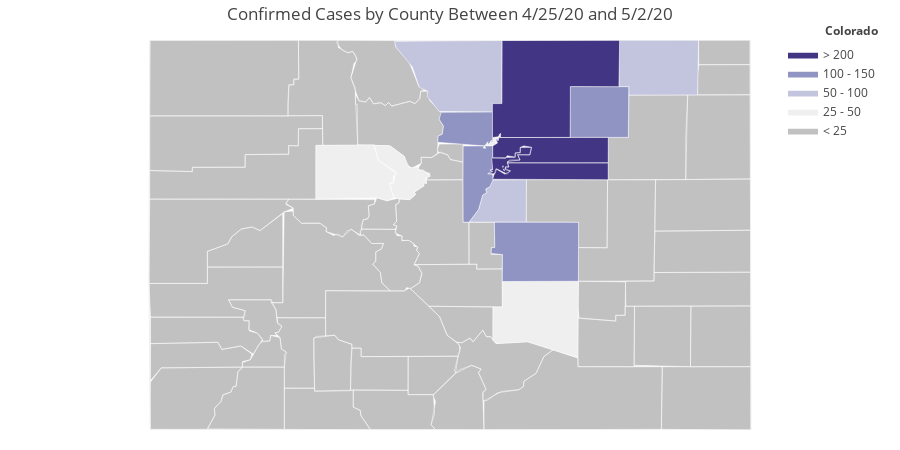

This figure's notebook cell:
### Code cell
values = period_cases

colorscale = [
    'rgb(193, 193, 193)',
    'rgb(239,239,239)',
    'rgb(195, 196, 222)',
    'rgb(144,148,194)',
    'rgb(101,104,168)',
    'rgb(65, 53, 132)'
]

fig = ff.create_choropleth(
    fips=fips, values = values, scope=['CO'],
    colorscale=colorscale,
    #binning_endpoints = list(range(min(values+1), max(values), round((max(values)-min(values))/4))),
    binning_endpoints = [25,50,100,150,200],
    county_outline={'color': 'rgb(255,255,255)', 'width': 0.5}, round_legend_values=True,
    legend_title=f'Colorado', title= f'Confirmed Cases by County Between {old_date} and {date}',
    show_hover=True, centroid_marker={'opacity': 0}
)

fig.layout.template = None
fig.show()

### Figure 1 — Plotly figure (JSON) as saved in the notebook; plotly's stock layout.template omitted (floating-point values rounded to 4 significant figures; data arrays with more than 128 entries replaced by an {"elided": "..."} marker saying what was removed)
{"data": [{"fill": "toself", "fillcolor": "rgb(193, 193, 193)", "hoverinfo": "none", "line": {"color": "rgb(255,255,255)", "width": 0.5}, "mode": "lines", "name": "< 25", "type": "scatter", "x": {"elided": "694 float values"}, "y": {"elided": "694 float values"}}, {"fill": "toself", "fillcolor": "rgb(239,239,239)", "hoverinfo": "none", "line": {"color": "rgb(255,255,255)", "width": 0.5}, "mode": "lines", "name": "25 - 50", "type": "scatter", "x": [-105.1, -105.1, -105.1, -105.1, -105.1, null, -105.2, -105.1, -105.1, -105.1, -105.1, -105.1, -105.1, -105.1, -105.1, -105.1, -105.0, -105.0, -105.0, -105.0, -105.0, -105.1, -105.1, -105.2, null, -107.1, -107.1, -106.4, -106.4, -106.2, -106.2, -106.2, -106.3, -106.2, -106.3, -106.4, -107.1, -107.1, null, -105.1, -105.0, -104.9, -104.9, -104.1, -104.1, -104.6, -105.0, -105.0, -105.1, null, -106.4, -106.2, -106.1, -106.0, -105.9, -105.9, -105.9, -105.8, -105.8, -105.8, -105.9, -105.9, -106.0, -106.0, -106.0, -106.2, -106.3, -106.2, -106.2, -106.4, -106.4, null], "y": [39.96, 39.96, 39.96, 39.96, 39.96, null, 39.91, 39.95, 39.96, 39.95, 39.95, 39.93, 39.93, 39.94, 39.96, 40.0, 40.01, 40.04, 39.97, 39.98, 39.92, 39.91, 39.89, 39.91, null, 39.57, 39.92, 39.92, 39.77, 39.63, 39.59, 39.53, 39.53, 39.38, 39.35, 39.38, 39.37, 39.57, null, 38.11, 38.26, 38.26, 38.52, 38.52, 37.73, 37.9, 37.88, 37.92, 38.11, null, 39.92, 39.91, 39.81, 39.69, 39.7, 39.66, 39.67, 39.6, 39.57, 39.53, 39.53, 39.5, 39.44, 39.41, 39.36, 39.38, 39.53, 39.53, 39.64, 39.77, 39.92, null]}, {"fill": "toself", "fillcolor": "rgb(195, 196, 222)", "hoverinfo": "none", "line": {"color": "rgb(255,255,255)", "width": 0.5}, "mode": "lines", "name": "50 - 100", "type": "scatter", "x": [-105.3, -105.2, -105.2, -105.1, -105.1, -105.1, -105.1, -104.7, -104.7, -105.3, null, -106.2, -104.9, -104.9, -105.1, -105.1, -105.7, -105.8, -105.8, -105.9, -106.0, -106.2, -106.2, null, -103.6, -103.6, -102.7, -102.7, -103.5, -103.5, -103.6, -103.6, null], "y": [39.13, 39.26, 39.41, 39.43, 39.47, 39.49, 39.56, 39.57, 39.13, 39.13, null, 40.99, 41.0, 40.35, 40.35, 40.26, 40.27, 40.42, 40.47, 40.52, 40.73, 40.93, 40.99, null, 40.56, 41.0, 41.0, 40.44, 40.44, 40.52, 40.52, 40.56, null]}, {"fill": "toself", "fillcolor": "rgb(144,148,194)", "hoverinfo": "none", "line": {"color": "rgb(255,255,255)", "width": 0.5}, "mode": "lines", "name": "100 - 150", "type": "scatter", "x": [-105.1, -105.1, -105.1, -105.1, -105.1, null, -105.7, -105.7, -105.6, -105.6, -105.7, -105.7, -105.1, -105.1, -105.1, -105.1, -105.1, -105.7, null, -105.1, -105.1, -105.0, -105.0, -104.1, -104.1, -104.9, -104.9, -105.1, null, -105.1, -105.1, -105.1, -105.1, null, -105.1, -105.1, -105.1, -105.1, -105.1, null, -105.1, -105.1, -105.1, -105.1, -105.1, null, -105.1, -105.1, -105.1, -105.1, -105.1, null, -105.4, -105.4, -105.1, -105.2, -105.1, -105.1, -105.1, -105.1, -105.1, -105.1, -105.1, -105.1, -105.0, -105.1, -105.1, -105.1, -105.2, -105.2, -105.3, -105.4, -105.4, null, -104.2, -104.1, -103.5, -103.5, -104.2, -104.2, null], "y": [39.96, 39.97, 39.97, 39.96, 39.96, null, 39.95, 40.02, 40.03, 40.12, 40.19, 40.26, 40.26, 39.98, 39.93, 39.96, 39.91, 39.95, null, 38.81, 38.87, 38.87, 39.13, 39.13, 38.52, 38.52, 38.8, 38.81, null, 39.63, 39.63, 39.62, 39.63, null, 39.64, 39.64, 39.63, 39.63, 39.64, null, 39.65, 39.65, 39.65, 39.65, 39.65, null, 39.64, 39.64, 39.63, 39.63, 39.64, null, 39.58, 39.91, 39.91, 39.89, 39.89, 39.91, 39.91, 39.67, 39.67, 39.65, 39.63, 39.62, 39.57, 39.49, 39.47, 39.43, 39.41, 39.26, 39.13, 39.13, 39.58, null, 40.35, 40.52, 40.52, 40.0, 40.0, 40.35, null]}, {"fill": "toself", "fillcolor": "rgb(101,104,168)", "hoverinfo": "none", "line": {"color": "rgb(255,255,255)", "width": 0.5}, "mode": "lines", "name": "150 - 200", "type": "scatter", "x": [], "y": []}, {"fill": "toself", "fillcolor": "rgb(65, 53, 132)", "hoverinfo": "none", "line": {"color": "rgb(255,255,255)", "width": 0.5}, "mode": "lines", "name": "> 200", "type": "scatter", "x": [-105.1, -105.1, -105.0, -105.0, -105.0, -105.0, -105.0, -105.0, -103.7, -103.7, -104.9, -104.9, -104.7, -104.8, -104.6, -104.6, -104.7, -104.7, -104.7, -104.8, -104.8, -104.9, -104.9, -105.1, -105.1, null, -104.9, -104.9, -104.9, -104.9, null, -104.9, -104.9, -104.9, -104.9, -104.9, null, -104.9, -104.9, -104.9, -104.9, -104.9, null, -104.9, -104.9, -104.9, -104.9, -104.9, null, -104.9, -104.9, -104.9, -104.9, -104.9, null, -104.9, -104.9, -104.9, -104.9, -104.9, null, -105.1, -105.0, -104.9, -104.8, -104.9, -104.9, -104.9, -104.9, -103.7, -103.7, -105.1, null, -104.9, -104.9, -104.9, -104.9, -104.9, null, -105.1, -105.1, -105.1, -105.1, -105.1, -104.8, -104.8, -104.7, -104.7, -104.6, -104.6, -104.8, -104.7, -104.9, -104.9, -104.9, -104.9, -104.8, -104.9, -105.0, -105.0, -105.1, null, -105.0, -105.0, -105.0, -105.0, -105.0, null, -105.1, -104.9, -104.9, -103.6, -103.6, -104.1, -104.2, -105.0, -105.0, -105.0, -105.1, -105.1, null], "y": [39.86, 39.91, 39.94, 39.98, 39.98, 39.97, 39.97, 40.0, 40.0, 39.74, 39.74, 39.77, 39.77, 39.82, 39.82, 39.9, 39.91, 39.9, 39.85, 39.84, 39.8, 39.81, 39.78, 39.79, 39.86, null, 39.69, 39.68, 39.69, 39.69, null, 39.63, 39.63, 39.62, 39.62, 39.63, null, 39.68, 39.68, 39.68, 39.68, 39.68, null, 39.67, 39.67, 39.66, 39.66, 39.67, null, 39.67, 39.67, 39.67, 39.67, 39.67, null, 39.7, 39.71, 39.7, 39.69, 39.7, null, 39.57, 39.68, 39.62, 39.66, 39.67, 39.7, 39.7, 39.74, 39.74, 39.57, 39.57, null, 39.7, 39.7, 39.7, 39.7, 39.7, null, 39.63, 39.65, 39.66, 39.67, 39.79, 39.8, 39.84, 39.85, 39.9, 39.9, 39.82, 39.82, 39.77, 39.75, 39.7, 39.7, 39.68, 39.66, 39.62, 39.68, 39.63, 39.63, null, 40.03, 40.03, 40.03, 40.03, 40.03, null, 40.35, 40.35, 41.0, 41.0, 40.52, 40.52, 40.0, 40.0, 40.04, 40.01, 40.0, 40.35, null]}, {"hoverinfo": "text", "legendgroup": "centroids", "marker": {"color": "white", "opacity": 0}, "mode": "markers", "name": "US Counties", "selected": {"marker": {"opacity": 0}}, "showlegend": false, "text": ["County: Weld<br>State: Colorado<br>FIPS: 08123<br>Value: 406", "County: Weld<br>State: Colorado<br>FIPS: 08123<br>Value: 406", "County: Jefferson<br>State: Colorado<br>FIPS: 08059<br>Value: 148", "County: Jefferson<br>State: Colorado<br>FIPS: 08059<br>Value: 148", "County: Jefferson<br>State: Colorado<br>FIPS: 08059<br>Value: 148", "County: Jefferson<br>State: Colorado<br>FIPS: 08059<br>Value: 148", "County: Jefferson<br>State: Colorado<br>FIPS: 08059<br>Value: 148", "County: Denver<br>State: Colorado<br>FIPS: 08031<br>Value: 735", "County: Denver<br>State: Colorado<br>FIPS: 08031<br>Value: 735", "County: Broomfield<br>State: Colorado<br>FIPS: 08014<br>Value: 28", "County: Broomfield<br>State: Colorado<br>FIPS: 08014<br>Value: 28", "County: Boulder<br>State: Colorado<br>FIPS: 08013<br>Value: 149", "County: Boulder<br>State: Colorado<br>FIPS: 08013<br>Value: 149", "County: Arapahoe<br>State: Colorado<br>FIPS: 08005<br>Value: 542", "County: Arapahoe<br>State: Colorado<br>FIPS: 08005<br>Value: 542", "County: Arapahoe<br>State: Colorado<br>FIPS: 08005<br>Value: 542", "County: Arapahoe<br>State: Colorado<br>FIPS: 08005<br>Value: 542", "County: Arapahoe<br>State: Colorado<br>FIPS: 08005<br>Value: 542", "County: Arapahoe<br>State: Colorado<br>FIPS: 08005<br>Value: 542", "County: Arapahoe<br>State: Colorado<br>FIPS: 08005<br>Value: 542", "County: Adams<br>State: Colorado<br>FIPS: 08001<br>Value: 428", "County: Alamosa<br>State: Colorado<br>FIPS: 08003<br>Value: 1", "County: Archuleta<br>State: Colorado<br>FIPS: 08007<br>Value: 0", "County: Baca<br>State: Colorado<br>FIPS: 08009<br>Value: 0", "County: Bent<br>State: Colorado<br>FIPS: 08011<br>Value: 0", "County: Chaffee<br>State: Colorado<br>FIPS: 08015<br>Value: 1", "County: Cheyenne<br>State: Colorado<br>FIPS: 08017<br>Value: 0", "County: Clear Creek<br>State: Colorado<br>FIPS: 08019<br>Value: 0", "County: Conejos<br>State: Colorado<br>FIPS: 08021<br>Value: 0", "County: Costilla<br>State: Colorado<br>FIPS: 08023<br>Value: 0", "County: Crowley<br>State: Colorado<br>FIPS: 08025<br>Value: 1", "County: Custer<br>State: Colorado<br>FIPS: 08027<br>Value: 0", "County: Delta<br>State: Colorado<br>FIPS: 08029<br>Value: 22", "County: Dolores<br>State: Colorado<br>FIPS: 08033<br>Value: 0", "County: Douglas<br>State: Colorado<br>FIPS: 08035<br>Value: 93", "County: Eagle<br>State: Colorado<br>FIPS: 08037<br>Value: 34", "County: Elbert<br>State: Colorado<br>FIPS: 08039<br>Value: 4", "County: El Paso<br>State: Colorado<br>FIPS: 08041<br>Value: 126", "County: Fremont<br>State: Colorado<br>FIPS: 08043<br>Value: 2", "County: Garfield<br>State: Colorado<br>FIPS: 08045<br>Value: 12", "County: Gilpin<br>State: Colorado<br>FIPS: 08047<br>Value: 0", "County: Grand<br>State: Colorado<br>FIPS: 08049<br>Value: 0", "County: Gunnison<br>State: Colorado<br>FIPS: 08051<br>Value: 14", "County: Hinsdale<br>State: Colorado<br>FIPS: 08053<br>Value: 0", "County: Huerfano<br>State: Colorado<br>FIPS: 08055<br>Value: 0", "County: Jackson<br>State: Colorado<br>FIPS: 08057<br>Value: 0", "County: Kiowa<br>State: Colorado<br>FIPS: 08061<br>Value: 0", "County: Kit Carson<br>State: Colorado<br>FIPS: 08063<br>Value: 2", "County: Lake<br>State: Colorado<br>FIPS: 08065<br>Value: 4", "County: La Plata<br>State: Colorado<br>FIPS: 08067<br>Value: 4", "County: Larimer<br>State: Colorado<br>FIPS: 08069<br>Value: 81", "County: Las Animas<br>State: Colorado<br>FIPS: 08071<br>Value: 0", "County: Lincoln<br>State: Colorado<br>FIPS: 08073<br>Value: -1", "County: Logan<br>State: Colorado<br>FIPS: 08075<br>Value: 75", "County: Mesa<br>State: Colorado<br>FIPS: 08077<br>Value: 9", "County: Mineral<br>State: Colorado<br>FIPS: 08079<br>Value: 0", "County: Moffat<br>State: Colorado<br>FIPS: 08081<br>Value: 0", "County: Montezuma<br>State: Colorado<br>FIPS: 08083<br>Value: 1", "County: Montrose<br>State: Colorado<br>FIPS: 08085<br>Value: 15", "County: Morgan<br>State: Colorado<br>FIPS: 08087<br>Value: 146", "County: Otero<br>State: Colorado<br>FIPS: 08089<br>Value: 2", "County: Ouray<br>State: Colorado<br>FIPS: 08091<br>Value: 0", "County: Park<br>State: Colorado<br>FIPS: 08093<br>Value: 7", "County: Phillips<br>State: Colorado<br>FIPS: 08095<br>Value: 0", "County: Pitkin<br>State: Colorado<br>FIPS: 08097<br>Value: -8", "County: Prowers<br>State: Colorado<br>FIPS: 08099<br>Value: 0", "County: Pueblo<br>State: Colorado<br>FIPS: 08101<br>Value: 29", "County: Rio Blanco<br>State: Colorado<br>FIPS: 08103<br>Value: 0", "County: Rio Grande<br>State: Colorado<br>FIPS: 08105<br>Value: 0", "County: Routt<br>State: Colorado<br>FIPS: 08107<br>Value: 4", "County: Saguache<br>State: Colorado<br>FIPS: 08109<br>Value: 0", "County: San Juan<br>State: Colorado<br>FIPS: 08111<br>Value: 0", "County: San Miguel<br>State: Colorado<br>FIPS: 08113<br>Value: 2", "County: Sedgwick<br>State: Colorado<br>FIPS: 08115<br>Value: 0", "County: Summit<br>State: Colorado<br>FIPS: 08117<br>Value: 39", "County: Teller<br>State: Colorado<br>FIPS: 08119<br>Value: 1", "County: Washington<br>State: Colorado<br>FIPS: 08121<br>Value: 2", "County: Yuma<br>State: Colorado<br>FIPS: 08125<br>Value: 2"], "type": "scatter", "unselected": {"marker": {"opacity": 0}}, "x": [[-105.0], [-104.4], [-105.1], [-105.1], [-105.1], [-105.1], [-105.3], [-104.9], [-104.9], [-105.1], [-105.1], [-105.1], [-105.4], [-104.9], [-104.9], [-104.9], [-104.9], [-104.9], [-104.9], [-104.3], -104.3, -105.8, -107.0, -102.6, -103.1, -106.2, -102.6, -105.6, -106.2, -105.4, -103.8, -105.4, -107.9, -108.5, -104.9, -106.7, -104.1, -104.5, -105.4, -107.9, -105.5, -106.1, -107.0, -107.3, -105.0, -106.3, -102.7, -102.6, -106.3, -107.8, -105.5, -104.0, -103.5, -103.1, -108.5, -106.9, -108.2, -108.6, -108.3, -103.8, -103.7, -107.8, -105.7, -102.4, -106.9, -102.4, -104.5, -108.2, -106.4, -107.0, -106.3, -107.7, -108.4, -102.4, -106.1, -105.2, -103.2, -102.4], "y": [[40.03], [40.55], [39.63], [39.64], [39.65], [39.64], [39.59], [39.7], [39.76], [39.96], [39.95], [39.96], [40.09], [39.68], [39.63], [39.68], [39.67], [39.67], [39.7], [39.65], 39.87, 37.57, 37.19, 37.32, 37.96, 38.75, 38.83, 39.69, 37.2, 37.28, 38.33, 38.11, 38.86, 37.75, 39.33, 39.63, 39.29, 38.83, 38.47, 39.6, 39.86, 40.1, 38.67, 37.82, 37.68, 40.67, 38.43, 39.31, 39.2, 37.29, 40.67, 37.32, 38.99, 40.72, 39.02, 37.67, 40.62, 37.34, 38.4, 40.26, 37.9, 38.16, 39.12, 40.59, 39.22, 37.96, 38.17, 39.98, 37.58, 40.49, 38.08, 37.76, 38.0, 40.88, 39.63, 38.88, 39.97, 40.0]}, {"hoverinfo": "text", "legendgroup": "States", "line": {"color": "rgb(240, 240, 240)", "width": 1}, "mode": "lines", "showlegend": false, "type": "scatter", "x": [-109.1, -109.1, -102.1, -102.0, -109.0, -109.1, null], "y": [38.6, 41.0, 41.0, 36.99, 37.0, 38.6, null]}], "layout": {"annotations": [{"showarrow": false, "text": "<b>Colorado</b>", "x": 1, "xanchor": "right", "xref": "paper", "y": 1.05, "yref": "paper"}], "dragmode": "select", "height": 450, "hovermode": "closest", "legend": {"traceorder": "reversed", "x": 1, "xanchor": "right", "y": 1, "yanchor": "top"}, "margin": {"b": 20, "l": 20, "r": 20, "t": 40}, "title": {"text": "Confirmed Cases by County Between 4/25/20 and 5/2/20"}, "width": 900, "xaxis": {"autorange": false, "fixedrange": true, "range": [-110.6, -100.5], "showgrid": false, "showticklabels": false, "zeroline": false}, "yaxis": {"autorange": false, "fixedrange": true, "range": [36.99, 41.0], "showgrid": false, "showticklabels": false, "zeroline": false}}}
